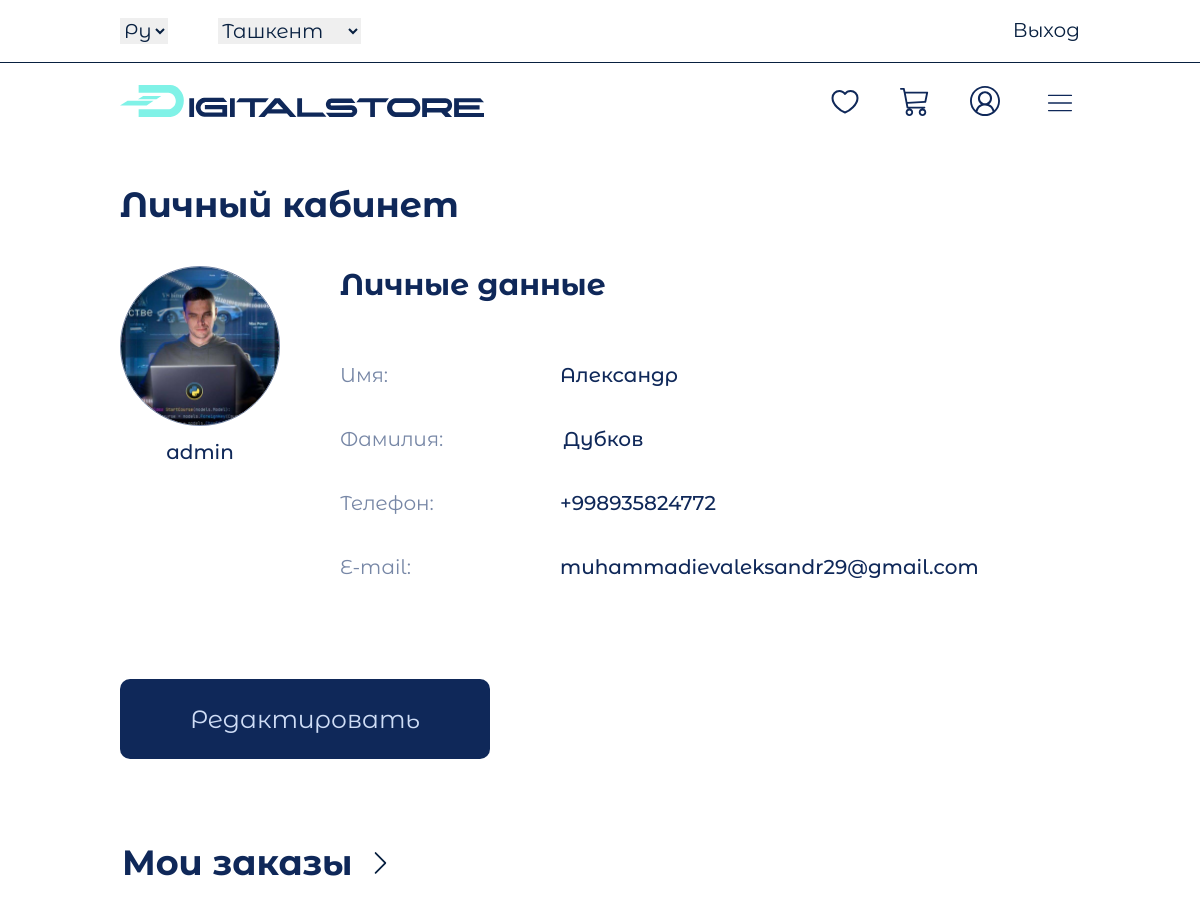
Before: /profile/1/ (signed in, upper part) with the older database file.
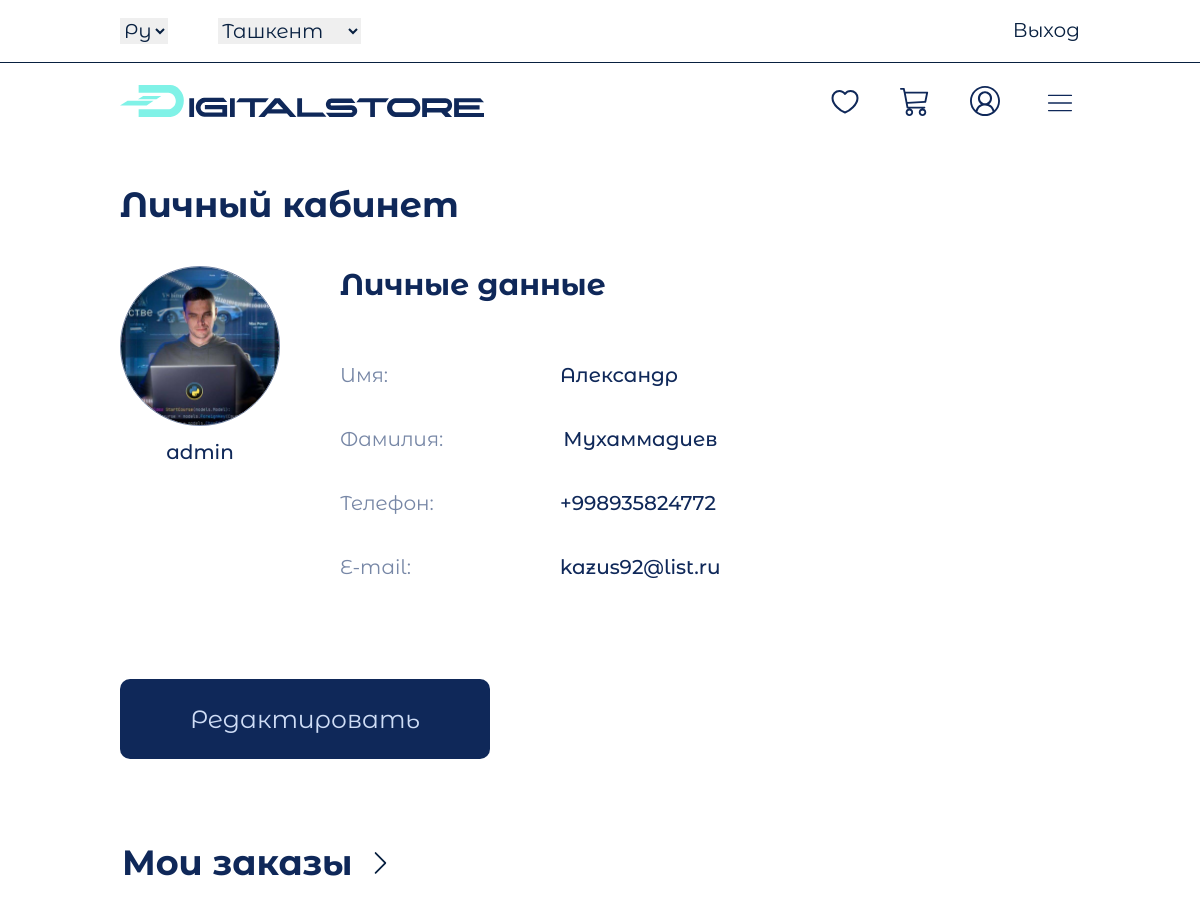
After: the same page with the newer database file.
### digital/models.py (models this page shows, shortened)
class Profile(models.Model):
    user = models.OneToOneField(User, on_delete=models.CASCADE)
    photo = models.ImageField(upload_to='profiles/', blank=True, null=True)
    phone_number = models.CharField(max_length=30, blank=True, null=True)
    def get_photo(self):
        try:
            return self.photo.url
        except:
            return 'https://cs6.pikabu.ru/avatars/301/v301065.jpg'
    class Meta:
        verbose_name = 'Профиль'
        verbose_name_plural = 'Профили'

### digital/views.py (the view)
# urls.py: path('profile/<int:pk>/', profile_view, name='profile'),
def profile_view(request, pk):
    if request.user.is_authenticated:
        profile = Profile.objects.get(user_id=pk)
        orders = SaveOrder.objects.filter(customer_id=pk)
        context = {
            'profile': profile,
            'orders': orders
        }
        return render(request, 'digital/profile.html', context)
    else:
        return redirect('login')

### digital/models.py (called while the page is built)
    def get_absolute_url(self):
        return reverse('category_detail', kwargs={'slug': self.slug})

    def get_image(self):
        if self.image:
            return self.image.url
        else:
            return 'https://vodanova.ru/wp-content/uploads/2022/04/Fotografija-skoro-pojavitsja.jpg'

### digital/templatetags/digital_tags.py (called while the page is built)
@register.simple_tag()
def get_categories():
    return Category.objects.all()

@register.simple_tag()
def get_normal_price(price):
    return f"{price:_}".replace("_", " ")

### digital/templates/digital/profile.html (shortened to what this page needs)
{% extends 'base.html' %}
{% load static %}
{% block main %}
<main>
    <div class="content_user">
        <div class="user container">
            <h3 class="user_room">Личный кабинет</h3>
            <div class="user_block">
                <div class="user_img">
                    <img class="user_img-img" src="{{ profile.get_photo }}" alt="">
                    <div class="user_name">
                        <p>{{ profile.user.username }}</p>
                    </div>
                </div>
                <div class="user_info">
                    <h2 class="user_title">Личные данные</h2>
                    <ul class="lis__user_info">
                        <li class="list_user"><p>Имя:</p> <span>{{ profile.user.first_name }}</span></li>
                        <li class="list_user"><p>Фамилия:</p> <span>{{ profile.user.last_name }}</span></li>
                        <li class="list_user"><p>Телефон:</p> <span>{{ profile.phone_number }}</span></li>
                        <li class="list_user"><p>E-mail:</p> <span>{{ profile.user.email }}</span></li>
                    </ul>
                </div>
            </div>
            <a href="{% url 'chg_profile_view' %}" class="btn btn_profile">Редактировать</a>
        </div>
    </div>
    <div class="content_order">
        <div class="my_orders">
            <h3>Мои заказы</h3> <img src="{% static 'digital/image/icons/errow_right.svg' %}" alt="" class="errow_down">
        </div>
    </div>
</main>
{% endblock main %}

### templates/base.html (shortened to what this page needs)
{% load digital_tags %}
{% load static %}
<!DOCTYPE html>
<html lang="en">
<head>
    <link rel="stylesheet" href="{% static 'digital/css/style.css' %}">
    <link rel="stylesheet" href="{% static 'digital/css/swiper.css' %}">
    <link rel="stylesheet" href="{% static 'digital/css/media.css' %}">
</head>
<body>
<header>
    <div class="nav__header">
        <div class="container">
            <div class="nav_info">
                <div class="nav_left">
                    <div class="languege">
                        <select name="brend" class="filter_lang">
                            <option value="Samsung"><a href="#" class="lang">Ру</a></option>
                        </select>
                    </div>
                    <div class="city">
                        <select name="brend" class="filter_city">
                            <option value="Samsung"><a href="#" class="lang">Ташкент</a></option>
                        </select>
                    </div>
                </div>
                <div class="nav_right">
                    {% if request.user.is_authenticated %}
                    <a href="{% url 'logout' %}">Выход</a>
                    {% else %}
                    <a href="{% url 'login' %}">Вход</a>
                    <a href="{% url 'register' %}">Регистрация</a>
                    {% endif %}
                </div>
            </div>
        </div>
    </div>
    <nav>
        <div class="nav_menu_icon container">
            <div class="nav__top">
                <a href="{% url 'index' %}" class="logo">
                    <img src="{% static 'digital/image/logo/logo store 2.svg' %}" alt="">
                </a>
                <div class="nav_icon">
                    <ul class="icon">
                        <li><a href="{% url 'favourite_products' %}" class="click_icon heart">
                        </a></li>
                        <li><a href="{% url 'cart' %}" class="click_icon"><img
                                src="{% static 'digital/image/icon_header/bi_cart3 (1).svg' %}" alt=""></a></li>
                        {% if request.user.is_authenticated %}
                        <li><a href="{% url 'profile' request.user.pk %}" class="click_icon"><img
                                src="{% static 'digital/image/icon_header/Group 522 (1).svg' %}" alt=""></a></li>
                        {% endif %}
                        <li class="dropdown">
                            <a href="#!" class="category_burger"><img
                                    src="{% static 'digital/image/icons/burger.svg' %}" alt="">
                            </a>
                                    {% get_categories as categories %}
                        </li>
                    </ul>
                </div>
            </div>
        </div>
    </nav>
                    {% get_categories as categories %}
</header>
{% block main %}
{% endblock main %}
</body>
</html>

### digital/templates/digital/components/_order_list.html (shortened to what this page needs)
{% load static %}
{% load digital_tags %}

### digital/templates/digital/components/_mail_list.html (shortened to what this page needs)
{% load static %}

### templates/components/_script_js.html (shortened to what this page needs)
{% load static %}

### digital/static/digital/css/style.css (style rules this page uses)
* { margin: 0; padding: 0; text-decoration: none; list-style: none; box-sizing: border-box; }
.nav__header { border-bottom: 1px solid #082040; }
.nav_info { display: flex; justify-content: space-between; padding: 18px 0; }
.nav_left { display: flex; gap: 50px; }
.filter_lang, .filter_city { border: none; font-family: "Regul"; font-style: normal; font-weight: 400; font-size: 20px; line-height: 24px; color: #082040; outline: none; }
.filter_lang option { font-family: "Regul"; font-style: normal; font-weight: 400; font-size: 20px; line-height: 24px; color: #082040; }
.filter_city option { font-family: "Regul"; font-style: normal; font-weight: 400; font-size: 20px; line-height: 24px; color: #082040; }
.nav_right { display: flex; gap: 20px; }
.nav_right a { font-family: "Regul"; font-style: normal; font-weight: 400; font-size: 20px; line-height: 24px; color: #082040; }
.container { max-width: 1300px; width: 100%; margin: 0 auto; }
.nav__top { width: 100%; display: flex; justify-content: space-between; align-items: center; height: 80px; }
.icon { display: flex; gap: 40px; align-items: center; }
.nav_menu_icon { position: relative; }
.category_burger { display: flex; align-items: center; gap: 10px; height: 200px; width: 100%; }
.category_burger img { display: block; width: 40px; height: 40px; }
.dropdown { display: none; height: 100%; }
.content_user { margin: 40px 0 80px 0; }
.user_room, .login_title, .checkout_title { margin-bottom: 100px; font-family: 'Bold'; font-style: normal; font-weight: 700; font-size: 35px; line-height: 43px; color: #0F2859; }
.user_block { width: 100%; display: flex; gap: 60px; flex-wrap: wrap; }
.user_img { width: 160px; height: 160px; }
.user_img img { width: 100%; border-radius: 50%; border: 1px solid #7787A6; }
.lis__user_info { display: flex; flex-direction: column; gap: 40px; margin-top: 60px; }
.list_user { width: 510px; display: flex; gap: 120px; }
.list_user p { min-width: 100px; font-family: 'Regul'; font-style: normal; font-weight: 400; font-size: 20px; line-height: 24px; color: #7787A6; }
.list_user span { min-width: 100px; font-family: 'Medium'; font-style: normal; font-weight: 400; font-size: 20px; line-height: 24px; color: #0F2859; }
.user_title { font-family: 'Bold'; font-style: normal; font-weight: 700; font-size: 30px; line-height: 37px; color: #0F2859; }
.user_name { margin-top: 10px; display: flex; justify-content: center; gap: 10px; }
.user_name p { font-family: 'Medium'; font-style: normal; font-weight: 400; font-size: 20px; line-height: 24px; color: #0F2859; }
.btn_profile { width: 370px; margin-top: 100px; padding: 25px 0; background: #0F2859; border-radius: 10px; text-align: center; font-family: 'Regul'; font-style: normal; font-weight: 500; font-size: 25px; line-height: 30px; color: #CFDDF6; }
.user { display: flex; flex-direction: column; width: 100%; height: 100%; }
.content_order, .content_connect, .profile_content { max-width: 966px; margin: 0 auto; min-height: 200px; cursor: pointer; padding: 5px; }
.my_orders { display: flex; gap: 22px; align-items: center; font-family: 'Bold'; font-style: normal; font-weight: 700; font-size: 30px; line-height: 37px; color: #0F2859; }
.my_orders img { transition: 0.5s; }
.user_room, .login_title { margin-bottom: 40px; font-family: 'Bold'; font-style: normal; font-weight: 700; font-size: 35px; line-height: 43px; color: #0F2859; }

### digital/static/digital/css/media.css (style rules this page uses)
@media (max-width: 1200px) { .container { max-width: 960px; } }
@media (max-width: 1200px) { .dropdown { display: inline-block; height: 100%; } }

Changed rows visible on the page:
changed through a linked row, Profile "admin": user.last_name "Дубков" → "Мухаммадиев"; user.email "muhammadievaleksandr29@gmail.com" → "kazus92@list.ru"
